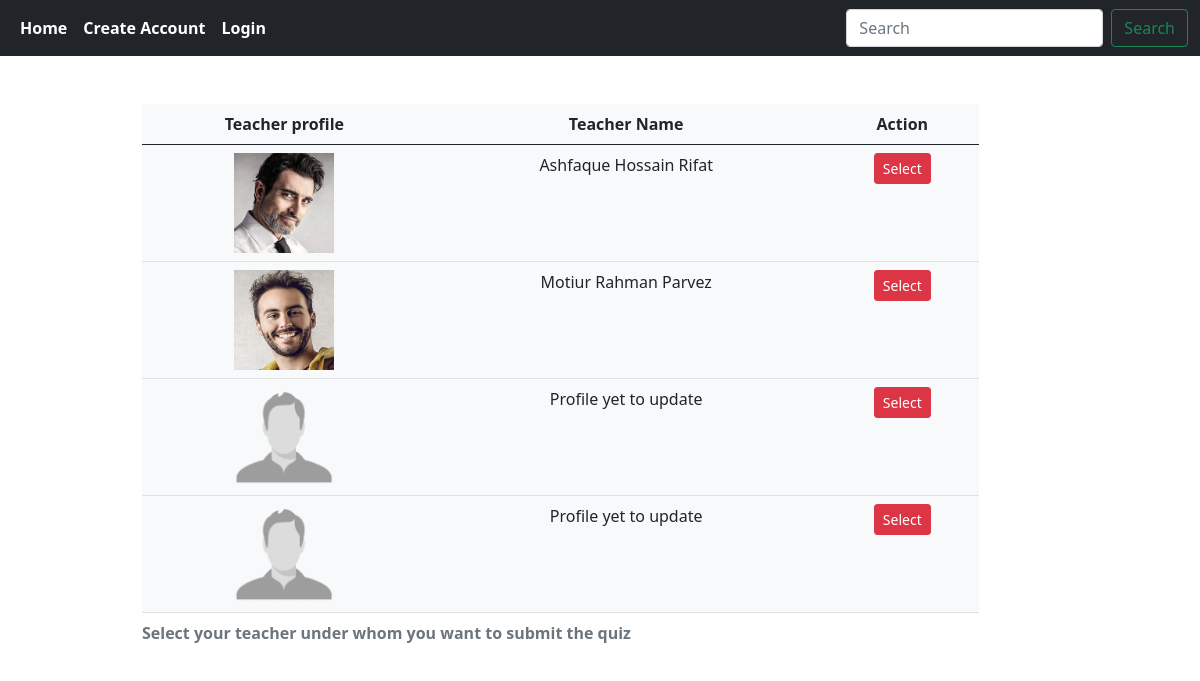
/student_quiz/, run on the app's committed database.
### blog/models.py (models this page shows)
class User(AbstractUser):
    user_type = models.ForeignKey(account, on_delete=models.CASCADE,blank=True,null=True,related_name='user_status')

class profile(models.Model):
    user_acc = models.OneToOneField(User,on_delete=models.CASCADE,related_name ='user_profile',blank=True,null=True)
    profile_pic = models.ImageField(upload_to='profile_image',blank=True,null=True)
    first_name = models.CharField(max_length=100,blank=True,null=True)
    last_name = models.CharField(max_length=100,blank=True,null=True)

### quiz/views.py (the view)
# urls.py: path('student_quiz/',views.student_quiz, name='student_quiz'),
def student_quiz(request):
     acc_data = account.objects.get( type = 'Teacher' )
     teacher_data = User.objects.filter(user_type=acc_data.id)
     context = {
          'teacher_data':teacher_data
     }
     return render(request,'quiz/teacher_table.html',context)

### templates/quiz/teacher_table.html
{% extends 'base.html' %}
{% block content %}
<div class="container  " style="text-align: center;">
    <table class="table position-relative bg-light mt-5  w-75 " style="left:100px;">
        <caption style="font-weight: 700;">Select your teacher under whom you want to submit the quiz </caption>
        <thead>
          <tr>
            <th scope="col">Teacher profile</th>
            <th scope="col"> Teacher Name</th>
            <th scope="col">Action</th>
          </tr>
        </thead>
        <tbody>
          <tr>
            {% for i in teacher_data %}
            {% if i.user_profile.profile_pic %}
            <td><img src="/media/{{i.user_profile.profile_pic}}" height="100px" width="100px"></td>
            {% else %}
            <td><img src="/media/User-Profile-PNG.png" height="100px" width="100px"></td>
            {% endif %}
            {% if i.user_profile.first_name %}
            <td>{{i.user_profile.first_name}}&nbsp;{{i.user_profile.last_name}}</td>
            {% else %}
            <td>Profile yet to update</td>
            {% endif %}
            <td><button class="btn btn-danger btn-sm" type="button"><a href="{% url 'select_quiz_category' i.id %}" style="text-decoration: none;" class="text-white" >Select </a> </button></td>
          </tr>
          {% endfor %}
</div>
{% endblock %}

### data on the page
User: user_profile.profile_pic (picture), user_profile.first_name "Ashfaque Hossain", user_profile.last_name "Rifat"
User: user_profile.profile_pic (picture), user_profile.first_name "Motiur Rahman", user_profile.last_name "Parvez"
User: shows "Profile yet to update"
User: shows "Profile yet to update"
